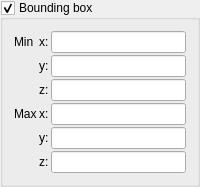
      <widget class="MyGroupBox" name="groupCheck_limits_enable">
       <property name="title">
        <string>Bounding box</string>
       </property>
       <property name="checkable">
        <bool>true</bool>
       </property>
       <layout class="QGridLayout" name="gridLayout_5">
        <property name="spacing">
         <number>2</number>
        </property>
        <item row="5" column="1">
         <widget class="QLabel" name="label_307">
          <property name="text">
           <string>Min</string>
          </property>
         </widget>
        </item>
        <item row="5" column="2">
         <widget class="QLabel" name="label_308">
          <property name="text">
           <string>x:</string>
          </property>
         </widget>
        </item>
        <item row="5" column="3">
         <widget class="MyLineEdit" name="vect3_limits_min_x" />
        </item>
        <item row="7" column="2">
         <widget class="QLabel" name="label_309">
          <property name="text">
           <string>y:</string>
          </property>
         </widget>
        </item>
        <item row="7" column="3">
         <widget class="MyLineEdit" name="vect3_limits_min_y" />
        </item>
        <item row="8" column="2">
         <widget class="QLabel" name="label_310">
          <property name="text">
           <string>z:</string>
          </property>
         </widget>
        </item>
        <item row="8" column="3">
         <widget class="MyLineEdit" name="vect3_limits_min_z" />
        </item>
        <item row="9" column="2">
         <widget class="QLabel" name="label_312">
          <property name="text">
           <string>x:</string>
          </property>
         </widget>
        </item>
        <item row="9" column="3">
         <widget class="MyLineEdit" name="vect3_limits_max_x" />
        </item>
        <item row="9" column="1">
         <widget class="QLabel" name="label_311">
          <property name="text">
           <string>Max</string>
          </property>
         </widget>
        </item>
        <item row="11" column="2">
         <widget class="QLabel" name="label_313">
          <property name="text">
           <string>y:</string>
          </property>
         </widget>
        </item>
        <item row="11" column="3">
         <widget class="MyLineEdit" name="vect3_limits_max_y" />
        </item>
        <item row="12" column="2">
         <widget class="QLabel" name="label_314">
          <property name="text">
           <string>z:</string>
          </property>
         </widget>
        </item>
        <item row="12" column="3">
         <widget class="MyLineEdit" name="vect3_limits_max_z" />
        </item>
       </layout>
      </widget>
